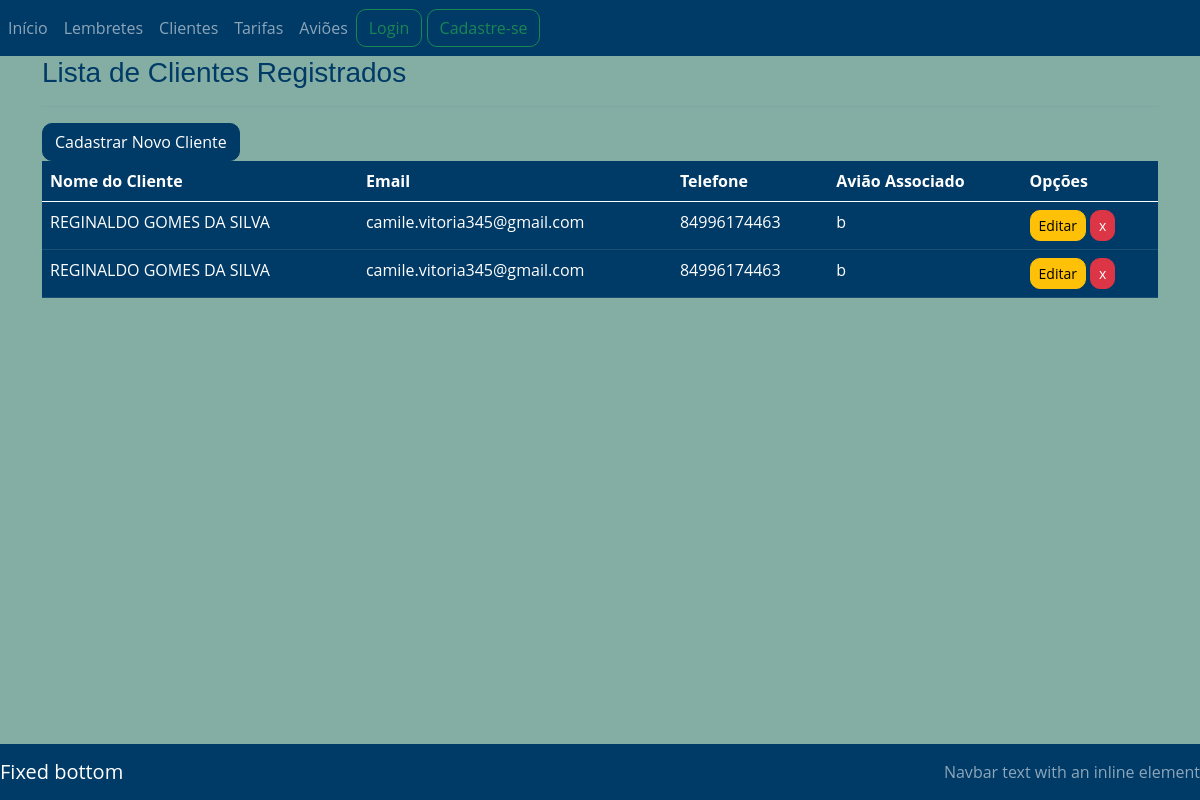
/clientes/, run on the app's committed database.
### clientes/models.py (models this page shows, shortened)
class Cliente(models.Model):
    cli_codigo = models.AutoField(primary_key=True)
    cli_nome = models.CharField(max_length=255)
    cli_email = models.EmailField(max_length=255)
    cli_telefone = models.CharField(max_length=50)
    cli_avi_codigo = models.ForeignKey('avioes.Aviao', on_delete=models.CASCADE, related_name='clientes')

### avioes/models.py (models this page shows)
class Aviao(models.Model):
    avi_codigo = models.AutoField(primary_key=True)
    avi_prefixo_do_aviao = models.CharField(max_length=50)
    avi_toneladas = models.DecimalField(max_digits=10, decimal_places=2)
    avi_grupo = models.IntegerField()
    def __str__(self):
        return self.avi_prefixo_do_aviao

### clientes/views.py (the view)
# urls.py: path('clientes/', ClienteList.as_view(), name='listar-clientes'),
class ClienteList(ListView):
    login_url = reverse_lazy('login')
    model = Cliente
    template_name = 'listas/cliente.html'

### clientes/templates/listas/cliente.html (shortened to what this page needs)
{% extends 'modelo.html' %}
{% load static %}
{% block conteudo %}
<div class="container">
    <h3>Lista de Clientes Registrados</h3>
    <hr>
    <div id="btns_cliente">
        <div>
            <a href="{% url 'criar-cliente' %}" class="btn btn-primary" style="text-align: left !important;">Cadastrar Novo Cliente</a>
        </div>
    </div>
    <div class="table-responsive">
        <table class="table table-hover table-dark">
            <thead>
                <tr>
                    <th>Nome do Cliente</th>
                    <th>Email</th>
                    <th>Telefone</th>
                    <th>Avião Associado</th>
                    <th>Opções</th>
                </tr>
            </thead>
            <tbody>
                {% for cliente in object_list %}
                <tr>
                    <td>{{ cliente.cli_nome }}</td>
                    <td>{{ cliente.cli_email }}</td>
                    <td>{{ cliente.cli_telefone }}</td>
                    <td>{{ cliente.cli_avi_codigo }}</td>
                    <td>
                        <a href="{% url 'editar-cliente' cliente.cli_codigo %}" class="btn btn-warning btn-sm" title="Editar">Editar</a>
                        <a href="{% url 'excluir-cliente' cliente.cli_codigo %}" class="btn btn-danger btn-sm" title="Excluir">x</a>
                    </td>
                </tr>
                {% empty %}
                <tr>
                    <td colspan="5">Nenhum cliente registrado.</td>
                </tr>
                {% endfor %}
            </tbody>
        </table>
    </div>
</div>
{% endblock %}

### static/css/estilo.css (style rules this page uses)
body { background-color: #84aea4; }

### data on the page
Cliente: cli_nome "REGINALDO GOMES DA SILVA", cli_email "camile.vitoria345@gmail.com", cli_telefone "84996174463", cli_avi_codigo "b"
Cliente: cli_nome "REGINALDO GOMES DA SILVA", cli_email "camile.vitoria345@gmail.com", cli_telefone "84996174463", cli_avi_codigo "b"
